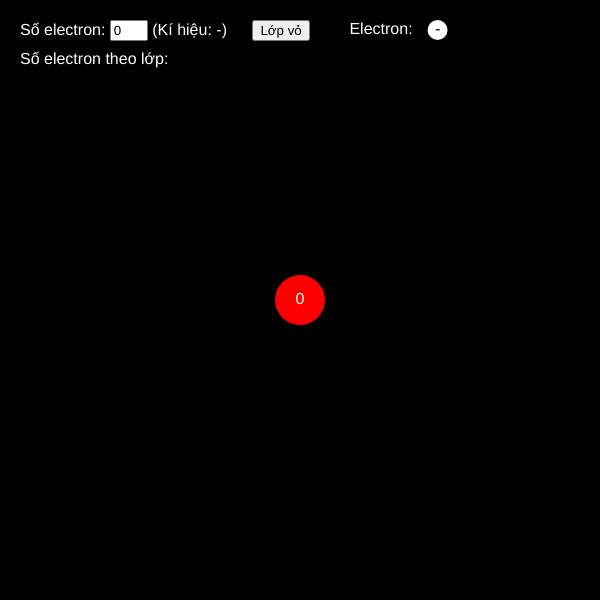
Frame 1 (no input)
Frame 60 (no input): identical to frame 1, image omitted
Frame 120 (the mouse pressed at the canvas centre since frame 60): identical to frame 1, image omitted

The p5.js sketch that drew this single still picture (run headless with seeded random() and noise() and a simulated clock; from frame 60 on, the mouse is pressed at the canvas centre):

// p5.js sketch
// ── sketch.js
const orbitals = [
  { label: "1s",  capacity: 2,  shell: 1 },
  { label: "2s",  capacity: 2,  shell: 2 },
  { label: "2p",  capacity: 6,  shell: 2 },
  { label: "3s",  capacity: 2,  shell: 3 },
  { label: "3p",  capacity: 6,  shell: 3 },
  { label: "4s",  capacity: 2,  shell: 4 },
  { label: "3d",  capacity: 10, shell: 3 },
  { label: "4p",  capacity: 6,  shell: 4 },
  { label: "5s",  capacity: 2,  shell: 5 },
  { label: "4d",  capacity: 10, shell: 4 },
  { label: "5p",  capacity: 6,  shell: 5 },
  { label: "6s",  capacity: 2,  shell: 6 },
  { label: "4f",  capacity: 14, shell: 4 },
  { label: "5d",  capacity: 10, shell: 5 },
  { label: "6p",  capacity: 6,  shell: 6 },
  { label: "7s",  capacity: 2,  shell: 7 },
  { label: "5f",  capacity: 14, shell: 5 },
  { label: "6d",  capacity: 10, shell: 6 },
  { label: "7p",  capacity: 6,  shell: 7 }
];

let electronCount = 0;         // Atomic number from user input.
let electronInput;
let topRowDiv, bottomRowDiv;
let elementSymbolSpan;
let zoom = 1;                // Global zoom factor.

// ---- For removing electrons from the orbital ----
let dragging = false; 
let draggedElectron = null;  // stores {x, y} for removal-dragged electrons

// ---- For adding electrons from the supply ----
let supplyElectron = { x: 0, y: 0, radius: 10 }; 
let draggingSupply = false;    // true when dragging the supply electron

// ---- For the shell overlay toggle ----
let showShellOverlay = false;
let toggleShellButton;         // Button for toggling the shell overlay

// Global variables for orbital data:
let electronPositions = {};        // { shellNumber: [ { x, y }, ... ] }
let originalDistribution = {};     // e.g., { "1": 2, "2": 8, ... } computed from electronCount.
let currentOuterShell = 0;         // Highest shell with electrons.
let outerRemoved = 0;              // Number of electrons removed (via removal action).
let extraAdded = 0;                // Number of electrons added from the supply.

const smoothFactor = 0.005;  // Animation factor for repositioning.

const elementSymbols = {
  1: "H", 2: "He", 3: "Li", 4: "Be", 5: "B", 6: "C", 7: "N", 8: "O", 9: "F", 10: "Ne",
  11: "Na", 12: "Mg", 13: "Al", 14: "Si", 15: "P", 16: "S", 17: "Cl", 18: "Ar", 19: "K", 20: "Ca",
  21: "Sc", 22: "Ti", 23: "V", 24: "Cr", 25: "Mn", 26: "Fe", 27: "Co", 28: "Ni", 29: "Cu", 30: "Zn",
  31: "Ga", 32: "Ge", 33: "As", 34: "Se", 35: "Br", 36: "Kr", 37: "Rb", 38: "Sr", 39: "Y", 40: "Zr",
  41: "Nb", 42: "Mo", 43: "Tc", 44: "Ru", 45: "Rh", 46: "Pd", 47: "Ag", 48: "Cd", 49: "In", 50: "Sn",
  51: "Sb", 52: "Te", 53: "I", 54: "Xe", 55: "Cs", 56: "Ba", 57: "La", 58: "Ce", 59: "Pr", 60: "Nd",
  61: "Pm", 62: "Sm", 63: "Eu", 64: "Gd", 65: "Tb", 66: "Dy", 67: "Ho", 68: "Er", 69: "Tm", 70: "Yb",
  71: "Lu", 72: "Hf", 73: "Ta", 74: "W", 75: "Re", 76: "Os", 77: "Ir", 78: "Pt", 79: "Au", 80: "Hg",
  81: "Tl", 82: "Pb", 83: "Bi", 84: "Po", 85: "At", 86: "Rn", 87: "Fr", 88: "Ra", 89: "Ac", 90: "Th",
  91: "Pa", 92: "U", 93: "Np", 94: "Pu", 95: "Am", 96: "Cm", 97: "Bk", 98: "Cf", 99: "Es", 100: "Fm",
  101: "Md", 102: "No", 103: "Lr", 104: "Rf", 105: "Db", 106: "Sg", 107: "Bh", 108: "Hs", 109: "Mt", 110: "Ds",
  111: "Rg", 112: "Cn", 113: "Nh", 114: "Fl", 115: "Mc", 116: "Lv", 117: "Ts", 118: "Og"
};

function setup() {
  createCanvas(600, 600);
  textAlign(CENTER, CENTER);
  textSize(16);

  // Setup top-left input for electron count and element symbol.
  topRowDiv = createDiv("");
  topRowDiv.position(20, 20);
  topRowDiv.style("color", "white");
  topRowDiv.style("font-family", "sans-serif");
  
  let labelSpan = createSpan("Số electron: ");
  labelSpan.parent(topRowDiv);
  
  electronInput = createInput("0");
  electronInput.style("width", "30px");
  electronInput.parent(topRowDiv);
  electronInput.input(updateElectronCount);
  
  elementSymbolSpan = createSpan(" (Kí hiệu: -)");
  elementSymbolSpan.parent(topRowDiv);

  // Setup bottom row for shell distribution.
  bottomRowDiv = createDiv("");
  bottomRowDiv.position(20, 50);
  bottomRowDiv.style("color", "white");
  bottomRowDiv.style("font-family", "sans-serif");
  bottomRowDiv.html("Số electron theo lớp: ");

  // Create the "Lớp vỏ" button for toggling the shell overlay.
  toggleShellButton = createButton("Lớp vỏ");
  toggleShellButton.mousePressed(toggleShellOverlay);
  toggleShellButton.style("font-family", "sans-serif");
}

function toggleShellOverlay() {
  showShellOverlay = !showShellOverlay;
}

function updateElectronCount() {
  let val = parseInt(electronInput.value());
  if (!isNaN(val)) {
    electronCount = val;
    // Reset state when a new electron count is entered.
    outerRemoved = 0;
    extraAdded = 0;
    dragging = false;
    draggingSupply = false;
    draggedElectron = null;
    electronPositions = {};
    originalDistribution = getShellDistribution(electronCount);
    let shells = Object.keys(originalDistribution).map(Number);
    currentOuterShell = shells.length > 0 ? Math.max(...shells) : 0;
  }
  let symbol = (electronCount >= 1 && electronCount <= 118) ? elementSymbols[electronCount] : "-";
  elementSymbolSpan.html(" (Kí hiệu: " + symbol + ")");
}

function getOrbitalConfiguration(n) {
  if (n === 24) {
    return [
      { label: "1s", electrons: 2, shell: 1 },
      { label: "2s", electrons: 2, shell: 2 },
      { label: "2p", electrons: 6, shell: 2 },
      { label: "3s", electrons: 2, shell: 3 },
      { label: "3p", electrons: 6, shell: 3 },
      { label: "4s", electrons: 1, shell: 4 },
      { label: "3d", electrons: 5, shell: 3 }
    ];
  }
  if (n === 29) {
    return [
      { label: "1s", electrons: 2, shell: 1 },
      { label: "2s", electrons: 2, shell: 2 },
      { label: "2p", electrons: 6, shell: 2 },
      { label: "3s", electrons: 2, shell: 3 },
      { label: "3p", electrons: 6, shell: 3 },
      { label: "4s", electrons: 1, shell: 4 },
      { label: "3d", electrons: 10, shell: 3 }
    ];
  }
  if (n === 42) {
    return [
      { label: "1s", electrons: 2, shell: 1 },
      { label: "2s", electrons: 2, shell: 2 },
      { label: "2p", electrons: 6, shell: 2 },
      { label: "3s", electrons: 2, shell: 3 },
      { label: "3p", electrons: 6, shell: 3 },
      { label: "4s", electrons: 2, shell: 4 },
      { label: "3d", electrons: 10, shell: 3 },
      { label: "4p", electrons: 6, shell: 4 },
      { label: "5s", electrons: 1, shell: 5 },
      { label: "4d", electrons: 5, shell: 4 }
    ];
  }
  if (n === 47) {
    return [
      { label: "1s", electrons: 2, shell: 1 },
      { label: "2s", electrons: 2, shell: 2 },
      { label: "2p", electrons: 6, shell: 2 },
      { label: "3s", electrons: 2, shell: 3 },
      { label: "3p", electrons: 6, shell: 3 },
      { label: "4s", electrons: 2, shell: 4 },
      { label: "3d", electrons: 10, shell: 3 },
      { label: "4p", electrons: 6, shell: 4 },
      { label: "5s", electrons: 1, shell: 5 },
      { label: "4d", electrons: 10, shell: 4 }
    ];
  }
  if (n === 74) {
    let xenonConfig = [];
    let xenonElectrons = 54;
    let remainingXenon = xenonElectrons;
    for (let orb of orbitals) {
      if (["6s", "4f", "5d", "6p", "7s", "5f", "6d", "7p"].includes(orb.label))
        break;
      if (remainingXenon <= 0) break;
      let count = Math.min(orb.capacity, remainingXenon);
      xenonConfig.push({ label: orb.label, electrons: count, shell: orb.shell });
      remainingXenon -= count;
    }
    let anomaly = [
      { label: "6s", electrons: 1, shell: 6 },
      { label: "4f", electrons: 14, shell: 4 },
      { label: "5d", electrons: 5, shell: 5 }
    ];
    return xenonConfig.concat(anomaly);
  }
  if (n === 79) {
    let xenonConfig = [];
    let xenonElectrons = 54;
    let remainingXenon = xenonElectrons;
    for (let orb of orbitals) {
      if (["6s", "4f", "5d", "6p", "7s", "5f", "6d", "7p"].includes(orb.label))
        break;
      if (remainingXenon <= 0) break;
      let count = Math.min(orb.capacity, remainingXenon);
      xenonConfig.push({ label: orb.label, electrons: count, shell: orb.shell });
      remainingXenon -= count;
    }
    let anomaly = [
      { label: "6s", electrons: 1, shell: 6 },
      { label: "4f", electrons: 14, shell: 4 },
      { label: "5d", electrons: 10, shell: 5 }
    ];
    return xenonConfig.concat(anomaly);
  }
  // Default: fill orbitals sequentially.
  let config = [];
  let remaining = n;
  for (let orb of orbitals) {
    if (remaining <= 0) break;
    let electronsInOrbital = Math.min(orb.capacity, remaining);
    config.push({ label: orb.label, electrons: electronsInOrbital, shell: orb.shell });
    remaining -= electronsInOrbital;
  }
  return config;
}

function getShellDistribution(n) {
  let orbitalConfig = getOrbitalConfiguration(n);
  let distribution = {};
  for (let orb of orbitalConfig) {
    if (distribution[orb.shell])
      distribution[orb.shell] += orb.electrons;
    else
      distribution[orb.shell] = orb.electrons;
  }
  return distribution;
}

function draw() {
  background(0);
  push();
  // Apply zoom effect for the atom display.
  translate(width / 2, height / 2);
  scale(zoom);
  translate(-width / 2, -height / 2);

  const centerX = width / 2;
  const centerY = height / 2;

  // Draw the nucleus.
  const nucleusLabel = (electronCount === 0) ? "0" : electronCount + "+";
  fill(255, 0, 0);
  noStroke();
  ellipse(centerX, centerY, 50, 50);
  fill(255);
  text(nucleusLabel, centerX, centerY);

  // Calculate electron distribution per shell.
  let displayDistribution = {};
  for (let s in originalDistribution) {
    let shellNum = parseInt(s);
    if (shellNum < currentOuterShell) {
      displayDistribution[s] = originalDistribution[s];
    } else if (shellNum === currentOuterShell) {
      let subtracted = outerRemoved;
      if (draggedElectron && !draggingSupply) {
        subtracted += 1;
      }
      displayDistribution[s] = Math.max(originalDistribution[s] - subtracted + extraAdded, 0);
    }
  }

  const sortedShells = Object.keys(displayDistribution).sort((a, b) => a - b);
  const shellCounts = sortedShells.map(s => displayDistribution[s]);
  bottomRowDiv.html("Số electron theo lớp: " + shellCounts.join(" / "));

  const baseRadiusIncrement = 50;
  // Update or initialize positions for each shell.
  for (let s of sortedShells) {
    const shellNumber = parseInt(s);
    let nElectrons = displayDistribution[s];
    const radius = 60 + (shellNumber - 1) * baseRadiusIncrement;

    // Draw the orbital circle.
    noFill();
    stroke(200);
    strokeWeight(1);
    ellipse(centerX, centerY, radius * 2, radius * 2);

    if (!electronPositions[s] || electronPositions[s].length !== nElectrons) {
      electronPositions[s] = [];
      for (let i = 0; i < nElectrons; i++) {
        const angle = TWO_PI / nElectrons * i;
        const targetX = centerX + radius * cos(angle);
        const targetY = centerY + radius * sin(angle);
        electronPositions[s].push({ x: targetX, y: targetY });
      }
    } else {
      if (!(draggedElectron && !draggingSupply && shellNumber === currentOuterShell)) {
        for (let i = 0; i < nElectrons; i++) {
          const angle = TWO_PI / nElectrons * i;
          const targetX = centerX + radius * cos(angle);
          const targetY = centerY + radius * sin(angle);
          electronPositions[s][i].x = lerp(electronPositions[s][i].x, targetX, smoothFactor);
          electronPositions[s][i].y = lerp(electronPositions[s][i].y, targetY, smoothFactor);
        }
      }
    }
  }

  // Draw electrons on orbitals.
  for (let s of sortedShells) {
    let targets = electronPositions[s];
    if (!targets) continue;
    for (let pos of targets) {
      fill(255);
      noStroke();
      ellipse(pos.x, pos.y, 20, 20);
      fill(0);
      text("-", pos.x, pos.y);
    }
  }

  // If an electron is being dragged for removal, draw it in yellow.
  if (draggedElectron && !draggingSupply) {
    fill(255, 255, 0);
    noStroke();
    ellipse(draggedElectron.x, draggedElectron.y, 20, 20);
    fill(0);
    text("-", draggedElectron.x, draggedElectron.y);
  }

  // Draw shell overlay if enabled.
  if (showShellOverlay && currentOuterShell > 0) {
    const outerRadius = 60 + (currentOuterShell - 1) * baseRadiusIncrement;
    const overlayRadius = outerRadius + 20;
    fill(255, 255, 0, 77);  // 30% opacity
    noStroke();
    ellipse(centerX, centerY, overlayRadius * 2, overlayRadius * 2);
    // Create a gap for the nucleus.
    const gapDiameter = 50 + 30;
    fill(0);
    ellipse(centerX, centerY, gapDiameter, gapDiameter);
    // Redraw nucleus.
    fill(255, 0, 0);
    ellipse(centerX, centerY, 50, 50);
    fill(255);
    text(nucleusLabel, centerX, centerY);
  }
  pop();

  // ---- Draw the UI on the top-right: "Lớp vỏ" - "Electron:" - supply electron ----
  push();
  resetMatrix();
  noStroke();
  // Move UI row down by 10px.
  const uiY = 20 + 10;
  // Fixed gap between "Lớp vỏ" and "Electron:" is set to 40px.
  const buttonToLabelGap = 40;
  // Gap between "Electron:" label and supply electron icon remains 15px.
  const labelToIconGap = 15;
  
  // Get button "Lớp vỏ" width.
  const toggleWidth = toggleShellButton.elt.offsetWidth;
  // Get label "Electron:" metrics.
  const electronLabel = "Electron:";
  const labelWidth = textWidth(electronLabel);
  // Supply electron width (2 * radius).
  const supplyWidth = supplyElectron.radius * 2;
  // Total UI width.
  const totalUIWidth = toggleWidth + buttonToLabelGap + labelWidth + labelToIconGap + supplyWidth;
  // Calculate starting X (centered horizontally) and push it to right by additional 40px.
  let startX = (width - totalUIWidth) / 2 + 50;
  
  // Position "Lớp vỏ" button.
  let toggleX = startX;
  let toggleY = uiY - (toggleShellButton.elt.offsetHeight / 2);
  toggleShellButton.position(toggleX, toggleY);
  
  // Draw "Electron:" label right to the button with a fixed gap of 40px.
  let labelX = toggleX + toggleWidth + buttonToLabelGap;
  fill(255);
  textAlign(LEFT, CENTER);
  text(electronLabel, labelX, uiY);
  
  // Draw supply electron icon to the right of the label.
  let supplyX = labelX + labelWidth + labelToIconGap;
  supplyElectron.y = uiY;
  if (!draggingSupply) {
    supplyElectron.x = supplyX + supplyElectron.radius;
  }
  let currentSupplyPos = draggingSupply ? draggedElectron : supplyElectron;
  fill(draggingSupply ? color(255, 255, 0) : color(255));
  ellipse(currentSupplyPos.x, currentSupplyPos.y, supplyElectron.radius * 2, supplyElectron.radius * 2);
  fill(0);
  textAlign(CENTER, CENTER);
  text("-", currentSupplyPos.x, currentSupplyPos.y);
  pop();
}

function mousePressed() {
  // Check if the mouse is over the supply electron (window coordinates).
  if (dist(mouseX, mouseY, supplyElectron.x, supplyElectron.y) < supplyElectron.radius) {
    draggingSupply = true;
    draggedElectron = { x: supplyElectron.x, y: supplyElectron.y };
    return;
  }
  
  // Otherwise, check for dragging an electron for removal from an orbital.
  const worldMouseX = (mouseX - width / 2) / zoom + width / 2;
  const worldMouseY = (mouseY - height / 2) / zoom + height / 2;
  if (currentOuterShell <= 0) return;
  
  const effectiveCount = originalDistribution[currentOuterShell] - outerRemoved + extraAdded;
  let positions = electronPositions[currentOuterShell];
  if (!positions || positions.length !== effectiveCount) {
    const baseRadiusIncrement = 50;
    const radius = 60 + (currentOuterShell - 1) * baseRadiusIncrement;
    positions = [];
    for (let i = 0; i < effectiveCount; i++) {
      const angle = TWO_PI / effectiveCount * i;
      const targetX = width / 2 + radius * cos(angle);
      const targetY = height / 2 + radius * sin(angle);
      positions.push({ x: targetX, y: targetY });
    }
    electronPositions[currentOuterShell] = positions;
  }
  
  // Begin dragging electron for removal if the mouse is near an electron.
  for (let i = 0; i < positions.length; i++) {
    let pos = positions[i];
    if (dist(worldMouseX, worldMouseY, pos.x, pos.y) < 10) {
      draggedElectron = { x: pos.x, y: pos.y };
      positions.splice(i, 1);
      dragging = true;
      break;
    }
  }
}

function mouseDragged() {
  if (dragging && draggedElectron && !draggingSupply) {
    const worldMouseX = (mouseX - width / 2) / zoom + width / 2;
    const worldMouseY = (mouseY - height / 2) / zoom + height / 2;
    draggedElectron.x = worldMouseX;
    draggedElectron.y = worldMouseY;
  }
  if (draggingSupply && draggedElectron) {
    draggedElectron.x = mouseX;
    draggedElectron.y = mouseY;
  }
}

function mouseReleased() {
  // When releasing the supply electron to add.
  if (draggingSupply) {
    const baseRadiusIncrement = 50;
    const radius = 60 + (currentOuterShell - 1) * baseRadiusIncrement;
    const worldX = (draggedElectron.x - width / 2) / zoom + width / 2;
    const worldY = (draggedElectron.y - height / 2) / zoom + height / 2;
    const d = dist(worldX, worldY, width / 2, height / 2);
    if (abs(d - radius) < 20) {
      extraAdded++;
      delete electronPositions[currentOuterShell];
    }
    draggingSupply = false;
    draggedElectron = null;
    supplyElectron.y = 20;
  }
  
  // Process electron removal drag release.
  if (dragging) {
    outerRemoved++;
    dragging = false;
    draggedElectron = null;
    delete electronPositions[currentOuterShell];
    if (outerRemoved >= originalDistribution[currentOuterShell]) {
      let shells = Object.keys(originalDistribution)
                        .map(Number)
                        .filter(s => s < currentOuterShell);
      if (shells.length > 0) {
        currentOuterShell = Math.max(...shells);
        outerRemoved = 0;
        delete electronPositions[currentOuterShell];
      } else {
        currentOuterShell = 0;
      }
    }
  }
}

function mouseWheel(event) {
  zoom = constrain(zoom - event.delta * 0.001, 0.1, 5);
  return false;
}
